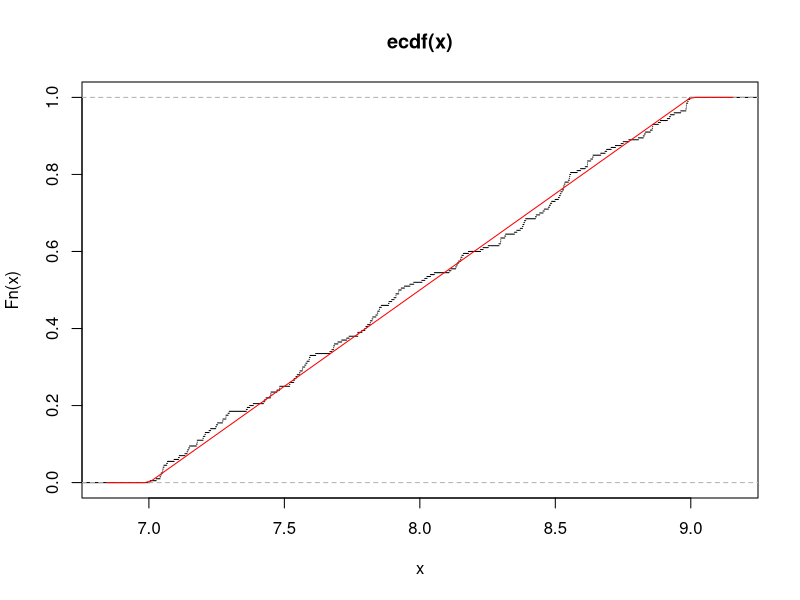
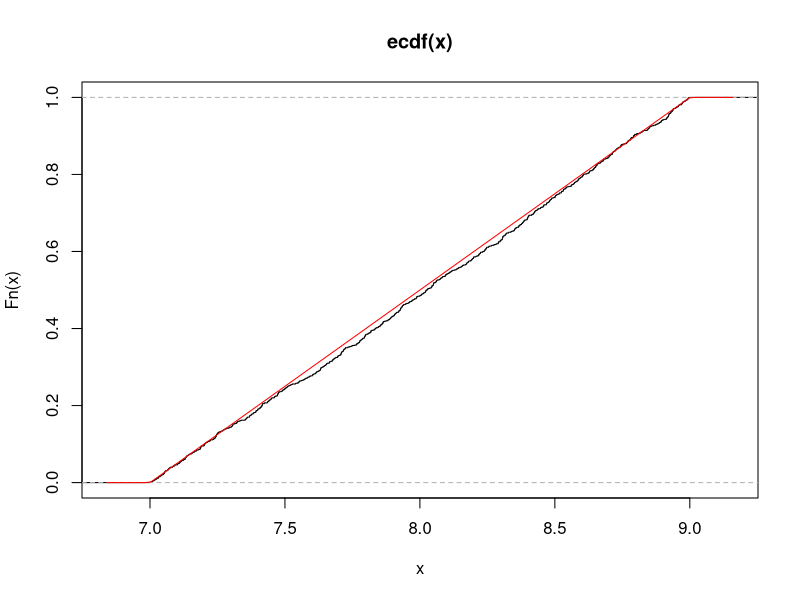

These figures' R source, in order:
#Задача 35. За 𝑛 = 200 и 𝑛 = 1000 генерирайте
#данни 𝑥1, 𝑥2, . . . , 𝑥𝑛 от равномерно разпределение
#в интервала (7, 9). Начертайте емпиричната функция на 
#разпределение на данните. На същата картинка добавете функцията
#на разпределение на случайна величина
#𝑋 ∼ U(7, 9).

x1 <-runif(200,7,9)
plot.ecdf(x1,do.points=F) #ako do.points=f ne go napishem izglezhda po debello
curve(punif(x,7,9),add=T,col="red")

#za n=1000 mnogo poveche se donlizhava do teoritichnata funkciq na razpredelenie koqto e chervenata cherta

x1 <-runif(1000,7,9)
plot.ecdf(x1,do.points=F) #ako do.points=f ne go napishem izglezhda po debello
curve(punif(x,7,9),add=T,col="red")
